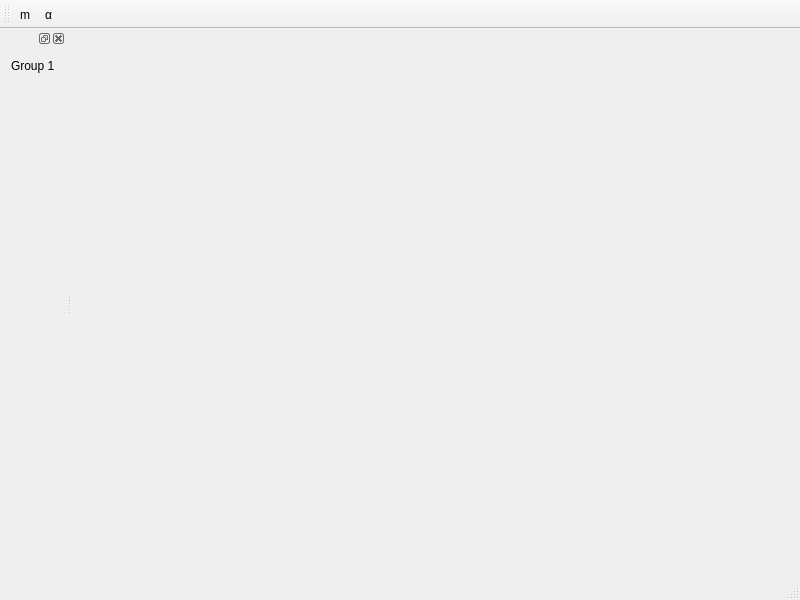
<?xml version="1.0" encoding="UTF-8"?>
<ui version="4.0">
 <class>LettersWindow</class>
 <widget class="QMainWindow" name="LettersWindow">
  <property name="geometry">
   <rect>
    <x>0</x>
    <y>0</y>
    <width>800</width>
    <height>600</height>
   </rect>
  </property>
  <property name="windowTitle">
   <string>LettersWindow</string>
  </property>
  <widget class="QWidget" name="centralWidget">
   <property name="enabled">
    <bool>true</bool>
   </property>
  </widget>
  <widget class="QMenuBar" name="menuBar">
   <property name="geometry">
    <rect>
     <x>0</x>
     <y>0</y>
     <width>800</width>
     <height>20</height>
    </rect>
   </property>
  </widget>
  <widget class="QToolBar" name="mainToolBar">
   <attribute name="toolBarArea">
    <enum>TopToolBarArea</enum>
   </attribute>
   <attribute name="toolBarBreak">
    <bool>false</bool>
   </attribute>
   <addaction name="selectLetterM"/>
   <addaction name="selectLetterAlpha"/>
  </widget>
  <widget class="QStatusBar" name="statusBar"/>
  <widget class="QDockWidget" name="dockWidget">
   <attribute name="dockWidgetArea">
    <number>1</number>
   </attribute>
   <widget class="QWidget" name="dockWidgetContents">
    <layout class="QVBoxLayout" name="verticalLayout_2">
     <item>
      <widget class="QLabel" name="label">
       <property name="text">
        <string>Group 1</string>
       </property>
      </widget>
     </item>
     <item>
      <spacer name="verticalSpacer">
       <property name="orientation">
        <enum>Qt::Vertical</enum>
       </property>
       <property name="sizeHint" stdset="0">
        <size>
         <width>20</width>
         <height>40</height>
        </size>
       </property>
      </spacer>
     </item>
    </layout>
   </widget>
  </widget>
  <action name="selectLetterM">
   <property name="checkable">
    <bool>true</bool>
   </property>
   <property name="text">
    <string>m</string>
   </property>
   <property name="toolTip">
    <string>Select letter m</string>
   </property>
   <property name="shortcut">
    <string>M</string>
   </property>
  </action>
  <action name="selectLetterAlpha">
   <property name="checkable">
    <bool>true</bool>
   </property>
   <property name="text">
    <string>α</string>
   </property>
   <property name="toolTip">
    <string>Select letter α</string>
   </property>
   <property name="shortcut">
    <string>A</string>
   </property>
  </action>
 </widget>
 <layoutdefault spacing="6" margin="11"/>
 <resources/>
 <connections/>
</ui>
